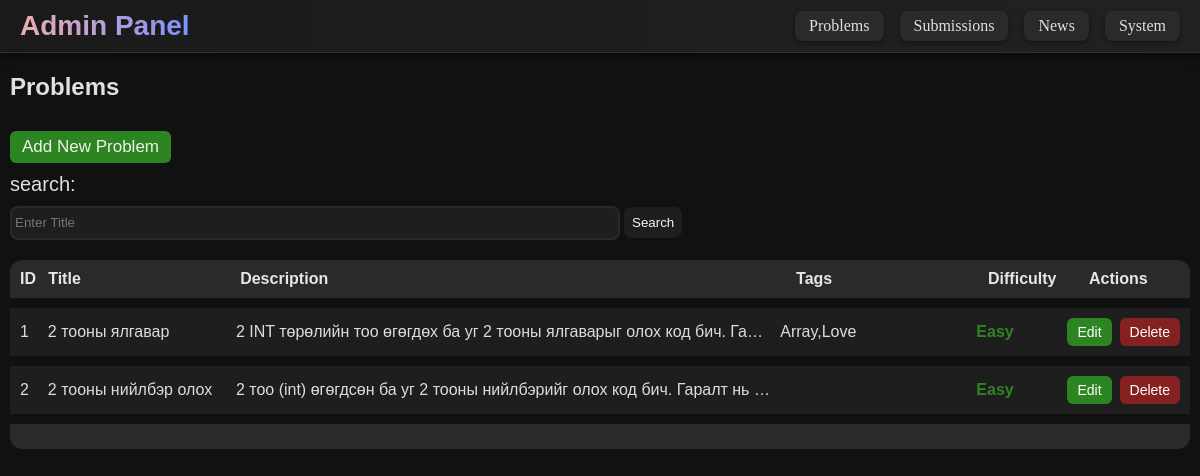
The page /admin/problems (signed in) on the database its author committed.
### tables this page shows
CREATE TABLE "problems" (id INTEGER PRIMARY KEY, title varchar(50), description TEXT, examples TEXT, prefix TEXT, constraints TEXT, diff varchar(10), tags TEXT);

### run.py (the view)
@app.route("/admin/problems")
@admin_required
def adminProblem():
    conn = get_db_connection()
    problems = conn.execute('SELECT * FROM problems').fetchall()
    conn.close()
    return render_template("admin/adminProblems.html", problems=problems)

### run.py (called while the page is built)
def make_user_object(row):
    if not row:
        return None
    user_obj = type("UserObj", (), {})()
    for key in row.keys():
        setattr(user_obj, key, row[key])
    user_obj.get_id = lambda: str(user_obj.id)
    user_obj.is_authenticated = property(lambda self: True)
    user_obj.is_active = property(lambda self: True)
    user_obj.is_anonymous = property(lambda self: False)
    return user_obj

def admin_required(f):
    @wraps(f)
    @login_required
    def decorated_function(*args, **kwargs):
        if not getattr(current_user, "is_admin", 0):
            flash("Admin access only!", "danger")
            return redirect(url_for("index"))
        return f(*args, **kwargs)
    return decorated_function

@app.before_request
def require_admin_for_admin_prefix():
    if request.path.startswith("/admin"):
        if not current_user.is_authenticated:
            return redirect(url_for("login", next=request.path))
        if not getattr(current_user, "is_admin", 0):
            flash("Admin access only!", "danger")
            return redirect(url_for("index"))

def get_db_connection():
    conn = sqlite3.connect(DB_PATH)
    conn.row_factory = sqlite3.Row
    return conn

@login_manager.user_loader
def load_user(user_id):
    conn = get_db_connection()
    row = conn.execute("SELECT * FROM users WHERE id=?", (user_id,)).fetchone()
    conn.close()
    return make_user_object(row)

### templates/admin/adminProblems.html (shortened to what this page needs)
{% extends "admin/admin.html" %}
{% block content %}
<div style="margin: 10px;">
    {% if not add and not edits %}
    <h2
        style="font-family: 'Lucida Sans', 'Lucida Sans Regular', 'Lucida Grande', 'Lucida Sans Unicode', Geneva, Verdana, sans-serif;">
        Problems
    </h2>
    <div id="top">
        <a class="add-btn" href="{{ url_for('add_problem') }}">Add New Problem</a>
        <div style="font-family: 'Lucida Sans', 'Lucida Sans Regular', 'Lucida Grande', 'Lucida Sans Unicode', Geneva, Verdana, sans-serif;
                    font-size: 20px;">
            search:
        </div>
        <input placeholder="Enter Title" id="searchBar" type="text">
        <button id="searchButton">Search</button>
    </div>
    <div id="header">
        <div class="ID">ID</div>
        <div class="TITLE">Title</div>
        <div class="DESC">Description</div>
        <div class="DESC">Tags</div>
        <div class="DESC">Difficulty</div>
        <div class="ACT">Actions</div>
    </div>
    <div id="list-container">
        {% for p in problems %}
        <div id="listItem">
            <div class="ID">{{ p.id }}</div>
            <div class="TITLE">{{ p.title }}</div>
            <div class="DESC">{{ p.description }}</div>
            <div class="DESC">{{ p.tags if p.tags else '' }}</div>
            <div
                class="difficulty {% if p.diff == 'Easy' %}easy{% elif p.diff == 'Medium' %}medium{% elif p.diff == 'Hard' %}hard{% endif %}">
                {{ p.diff | capitalize }}</div>
            <div class=" actions">
                <a id="edit" href="{{ url_for('edit_problem', id=p.id) }}">Edit</a>
                <a id="del" href="{{ url_for('delete_problem', id=p.id) }}"
                    onclick="return confirm('Are you sure you want to delete this problem?')">Delete</a>
            </div>
        </div>
        {% endfor %}
    </div>
    <div id="footer"></div>
</div>
{% endif %}
{% endblock %}

### static/style.css (style rules this page uses)
html { scrollbar-color: #6f7dff #0f0f0f; scrollbar-width: thin; }

### templates/admin/adminProblems.html (style rules this page uses)
#searchButton { background-color: #1e1e1e; color: aliceblue; border-radius: 8px; padding: 8px; }
#searchBar { margin: 10px 0 0 0; width: 600px; height: 24px; border-radius: 8px; background-color: #1e1e1e; border: solid #2a2a2a 2px; color: aliceblue; padding: 3px; }
#footer { align-items: center; height: 5px; background-color: #2a2a2a; color: #e6e6e6; font-weight: bold; margin: 0px 0 20px; padding: 10px; border-radius: 0 0 12px 12px; }
#header { display: grid; grid-template-columns: 0.2fr 2fr 6fr 2fr 1fr 1fr; align-items: center; gap: 10px; background-color: #2a2a2a; color: #e6e6e6; font-weight: bold; margin: 20px 0 0; padding: 10px; border-radius: 12px 12px 0 0; font-family: 'Lucida Sans', 'Lucida Sans Regular', 'Lucida Grande', 'Lucida Sans Unicode', Geneva, Verdana, sans-serif; }
#listItem { display: grid; grid-template-columns: 0.2fr 2fr 6fr 2fr 1fr 1fr; align-items: center; gap: 10px; background-color: #1e1e1e; color: #ddd; padding: 10px; margin: 0px 0 10px; }
#list-container { font-family: Arial, sans-serif; overflow: hidden; margin-top: 10px; }
.ID, .TITLE, .EXP, .DESC, .ACT { overflow: hidden; text-overflow: ellipsis; white-space: nowrap; }
.actions { display: flex; justify-content: center; gap: 8px; }
#edit, #del { padding: 6px 10px; border-radius: 6px; font-size: 14px; text-align: center; color: #fff; text-decoration: none; flex: 1; }
#edit { background-color: #2d8521; }
#del { background-color: #852121; }
.add-btn { font-family: 'Lucida Sans', 'Lucida Sans Regular', 'Lucida Grande', 'Lucida Sans Unicode', Geneva, Verdana, sans-serif; display: inline-block; background-color: #2d8521; color: #f0f0f0; font-size: 17px; padding: 6px 12px; margin: 10px 0; border-radius: 6px; text-decoration: none; }
button { border: none; }
.difficulty { padding: 4px 8px; border-radius: 6px; font-weight: bold; text-align: center; width: fit-content; }
.easy { color: #2d8521; }

### templates/admin/admin.html (style rules this page uses)
body { background-color: #111111; color: #e0e0e0; margin: 0; }
a { text-decoration: none !important; }

### rows shown on the page
problems: id "1", title "2 тооны ялгавар", description "2 INT төрөлийн тоо өгөгдөх ба уг 2 тооны ялгаварыг олох код бич. Га…", tags "Array,Love", diff "Easy"
problems: id "2", title "2 тооны нийлбэр олох", description "2 тоо (int) өгөгдсөн ба уг 2 тооны нийлбэрийг олох код бич. Гаралт нь…", diff "Easy"
